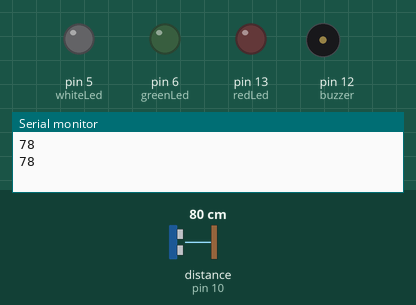
Bench run of a sketch on a simulated Arduino Uno, built with avr-gcc and run on an emulated ATmega328P. Parts: output pins drawn as LEDs (lit = HIGH), buzzer (waves = sounding), the last lines printed to the serial monitor. Wiring (inferred from the names in the program): ultrasonic range finder: trigger pin 9; echo pin 10. Dashed ring = blinking. Inputs (shaded band) come from the test bench; at power-on: distance to the obstacle (sensor on pin 10) 80 cm. The echo pulse lasts 58.3 µs per cm; pins used as bus, display or sensor lines are not drawn.

Above: at 1.8 s.
1.9 s: distance to the obstacle (sensor on pin 10) set to 36 cm
3.4 s: distance to the obstacle (sensor on pin 10) set to 29 cm
At 4.6 s:
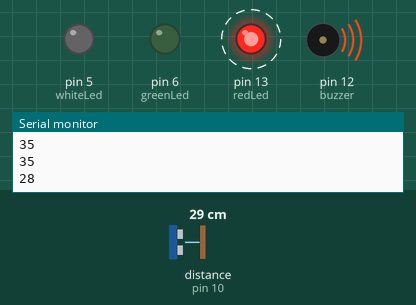
7.5 s: distance to the obstacle (sensor on pin 10) set to 23 cm
11.0 s: distance to the obstacle (sensor on pin 10) set to 19 cm
At 11.32 s:
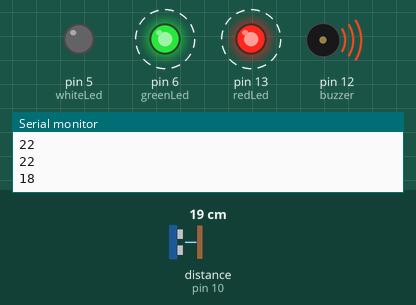
15.0 s: distance to the obstacle (sensor on pin 10) set to 13 cm
18.5 s: distance to the obstacle (sensor on pin 10) set to 10 cm
At 19.32 s:
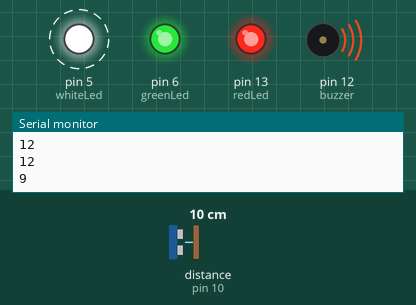
Timing chart, 0 to 23.0 s (numbered marks = the images above; inputs shaded):
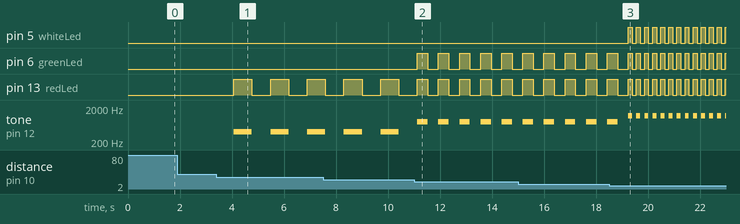

Measured:
- the behaviour switches between 32 and 31 cm on distance to the obstacle (sensor on pin 10) (found by bisection; images 0 and 1)
- the behaviour switches between 22 and 21 cm on distance to the obstacle (sensor on pin 10) (found by bisection; images 1 and 2)
- the behaviour switches between 12 and 11 cm on distance to the obstacle (sensor on pin 10) (found by bisection; images 2 and 3)
- after the input at 3.4 s, pin 13 (redLed): alternates HIGH for 0.70 s and LOW for 0.71 s, starting after 0.67 s; tone on pin 12 (buzzer): alternates 400 Hz for 0.70 s and silent for 0.71 s, starting after 0.67 s
- after the input at 11.0 s, pin 6 (greenLed): alternates HIGH for 0.40 s and LOW for 0.41 s, starting after 0.13 s; pin 13 (redLed): alternates HIGH for 0.40 s and LOW for 0.41 s, starting after 0.53 s; tone on pin 12 (buzzer): alternates 800 Hz for 0.40 s and silent for 0.41 s, starting after 0.13 s
- after the input at 18.5 s, pin 5 (whiteLed): alternates HIGH for 0.15 s and LOW for 0.16 s, starting after 0.75 s

The sketch:

backupsensor.ino
```cpp
const int whiteLed = 5;
const int greenLed = 6;
const int trigPin = 9;
const int echoPin = 10;
const int buzzer = 12;
const int redLed = 13;

long duration;
int distance;

// Blink delays (ms) for each distance zone
const int blinkDelayFast = 150;    // fastest blink
const int blinkDelayMedium = 400;  // medium blink
const int blinkDelaySlow = 700;    // slowest blink

// Frequencies for buzzer (simulating volume by pitch)
const int buzzerFreqHigh = 1200;   // high freq = “loud”
const int buzzerFreqMedium = 800;  // medium freq
const int buzzerFreqLow = 400;     // low freq = “quiet”

void setup() {
  pinMode(trigPin, OUTPUT);
  pinMode(echoPin, INPUT);
  pinMode(redLed, OUTPUT);
  pinMode(whiteLed, OUTPUT);
  pinMode(greenLed, OUTPUT);
  pinMode(buzzer, OUTPUT);
  Serial.begin(9600);
}

void loop() {
  // Trigger ultrasonic sensor
  digitalWrite(trigPin, LOW);
  delayMicroseconds(2);
  digitalWrite(trigPin, HIGH);
  delayMicroseconds(10);
  digitalWrite(trigPin, LOW);

  // Read echo duration and calculate distance in cm
  duration = pulseIn(echoPin, HIGH);
  distance = duration * 0.034 / 2;

  Serial.println(distance);
  delay(10);

  if (distance <= 5) {
    // Very close: all LEDs ON steady + continuous long beep
    digitalWrite(redLed, HIGH);
    digitalWrite(whiteLed, HIGH);
    digitalWrite(greenLed, HIGH);

    tone(buzzer, 1000); // continuous beep
    delay(1000);
    noTone(buzzer);
  }
  else if (distance <= 10) {
    // 3 LEDs blinking fast + buzzer high freq
    blinkLEDsWithTone(blinkDelayFast, buzzerFreqHigh, true, true, true);
  }
  else if (distance <= 20) {
    // 2 LEDs blinking medium + buzzer medium freq
    blinkLEDsWithTone(blinkDelayMedium, buzzerFreqMedium, true, false, true);
  }
  else if (distance <= 30) {
    // 1 LED blinking slow + buzzer low freq
    blinkLEDsWithTone(blinkDelaySlow, buzzerFreqLow, true, false, false);
  }
  else {
    // Far away: all LEDs off, buzzer off
    digitalWrite(redLed, LOW);
    digitalWrite(whiteLed, LOW);
    digitalWrite(greenLed, LOW);
    noTone(buzzer);
    delay(1000);
  }
}

// Blink specified LEDs together with buzzer tone synced to blink speed
void blinkLEDsWithTone(int delayTime, int freq, bool redOn, bool whiteOn, bool greenOn) {
  // Turn LEDs ON
  digitalWrite(redLed, redOn ? HIGH : LOW);
  digitalWrite(whiteLed, whiteOn ? HIGH : LOW);
  digitalWrite(greenLed, greenOn ? HIGH : LOW);

  tone(buzzer, freq);  // buzzer ON
  delay(delayTime);

  // Turn LEDs OFF
  digitalWrite(redLed, LOW);
  digitalWrite(whiteLed, LOW);
  digitalWrite(greenLed, LOW);

  noTone(buzzer);      // buzzer OFF
  delay(delayTime);
}
```
